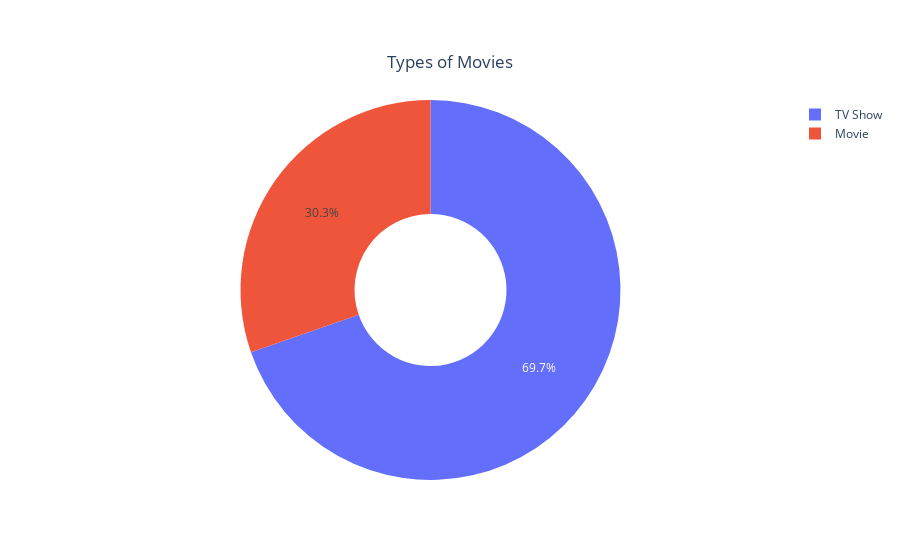

Here is the notebook cell this chart was saved with:
### Code cell
data = go.Pie(labels=df["type"], values=df['type'].value_counts(), hole=0.4)

layout = {"title": {
    "text": "Types of Movies",
        "x": 0.5,
        "y": 0.9,
    }
}

go.Figure(data=data, layout=layout)

### Figure 1 — Plotly figure (JSON) as saved in the notebook; plotly's stock layout.template omitted (floating-point values rounded to 4 significant figures; data arrays with more than 128 entries replaced by an {"elided": "..."} marker saying what was removed)
{"data": [{"hole": 0.4, "labels": {"elided": "8787 str values"}, "type": "pie", "values": [6124, 2663]}], "layout": {"title": {"text": "Types of Movies", "x": 0.5, "y": 0.9}}}
